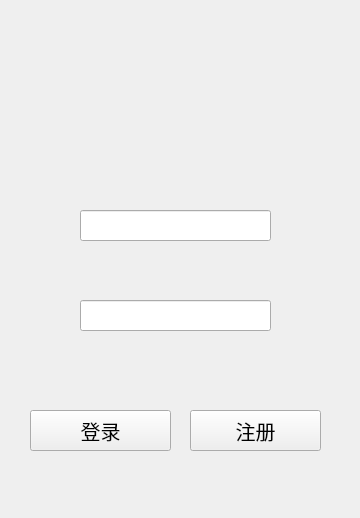
<?xml version="1.0" encoding="UTF-8"?>
<ui version="4.0">
 <class>Widget</class>
 <widget class="QWidget" name="Widget">
  <property name="geometry">
   <rect>
    <x>0</x>
    <y>0</y>
    <width>360</width>
    <height>518</height>
   </rect>
  </property>
  <property name="minimumSize">
   <size>
    <width>360</width>
    <height>518</height>
   </size>
  </property>
  <property name="maximumSize">
   <size>
    <width>360</width>
    <height>518</height>
   </size>
  </property>
  <property name="font">
   <font>
    <pointsize>15</pointsize>
   </font>
  </property>
  <property name="windowTitle">
   <string>智能网关系统-登录</string>
  </property>
  <property name="windowIcon">
   <iconset resource="src.qrc">
    <normaloff>:/new/prefix1/imgs/favicon (1).ico</normaloff>:/new/prefix1/imgs/favicon (1).ico</iconset>
  </property>
  <property name="autoFillBackground">
   <bool>false</bool>
  </property>
  <property name="styleSheet">
   <string notr="true"/>
  </property>
  <widget class="QPushButton" name="loginButton">
   <property name="geometry">
    <rect>
     <x>30</x>
     <y>410</y>
     <width>141</width>
     <height>41</height>
    </rect>
   </property>
   <property name="text">
    <string>登录</string>
   </property>
   <property name="icon">
    <iconset resource="src.qrc">
     <normaloff>:/new/prefix1/imgs/favicon (3).ico</normaloff>:/new/prefix1/imgs/favicon (3).ico</iconset>
   </property>
   <property name="iconSize">
    <size>
     <width>20</width>
     <height>20</height>
    </size>
   </property>
   <property name="default">
    <bool>false</bool>
   </property>
  </widget>
  <widget class="QLineEdit" name="countEdit">
   <property name="geometry">
    <rect>
     <x>80</x>
     <y>210</y>
     <width>191</width>
     <height>31</height>
    </rect>
   </property>
  </widget>
  <widget class="QLineEdit" name="pwdEdit">
   <property name="geometry">
    <rect>
     <x>80</x>
     <y>300</y>
     <width>191</width>
     <height>31</height>
    </rect>
   </property>
  </widget>
  <widget class="QPushButton" name="registerButton">
   <property name="geometry">
    <rect>
     <x>190</x>
     <y>410</y>
     <width>131</width>
     <height>41</height>
    </rect>
   </property>
   <property name="text">
    <string>注册</string>
   </property>
   <property name="icon">
    <iconset resource="src.qrc">
     <normaloff>:/new/prefix1/imgs/favicon (2).ico</normaloff>:/new/prefix1/imgs/favicon (2).ico</iconset>
   </property>
   <property name="iconSize">
    <size>
     <width>20</width>
     <height>20</height>
    </size>
   </property>
  </widget>
  <widget class="QLabel" name="label">
   <property name="geometry">
    <rect>
     <x>130</x>
     <y>50</y>
     <width>91</width>
     <height>91</height>
    </rect>
   </property>
   <property name="styleSheet">
    <string notr="true">border-radius: 20px;</string>
   </property>
   <property name="text">
    <string/>
   </property>
   <property name="pixmap">
    <pixmap resource="src.qrc">:/new/prefix1/imgs/my1.jpg</pixmap>
   </property>
   <property name="scaledContents">
    <bool>true</bool>
   </property>
   <property name="alignment">
    <set>Qt::AlignmentFlag::AlignRight|Qt::AlignmentFlag::AlignTrailing|Qt::AlignmentFlag::AlignVCenter</set>
   </property>
   <property name="margin">
    <number>0</number>
   </property>
   <property name="indent">
    <number>-1</number>
   </property>
   <property name="openExternalLinks">
    <bool>false</bool>
   </property>
   <property name="textInteractionFlags">
    <set>Qt::TextInteractionFlag::TextEditable</set>
   </property>
  </widget>
 </widget>
 <resources>
  <include location="src.qrc"/>
 </resources>
 <connections/>
</ui>
